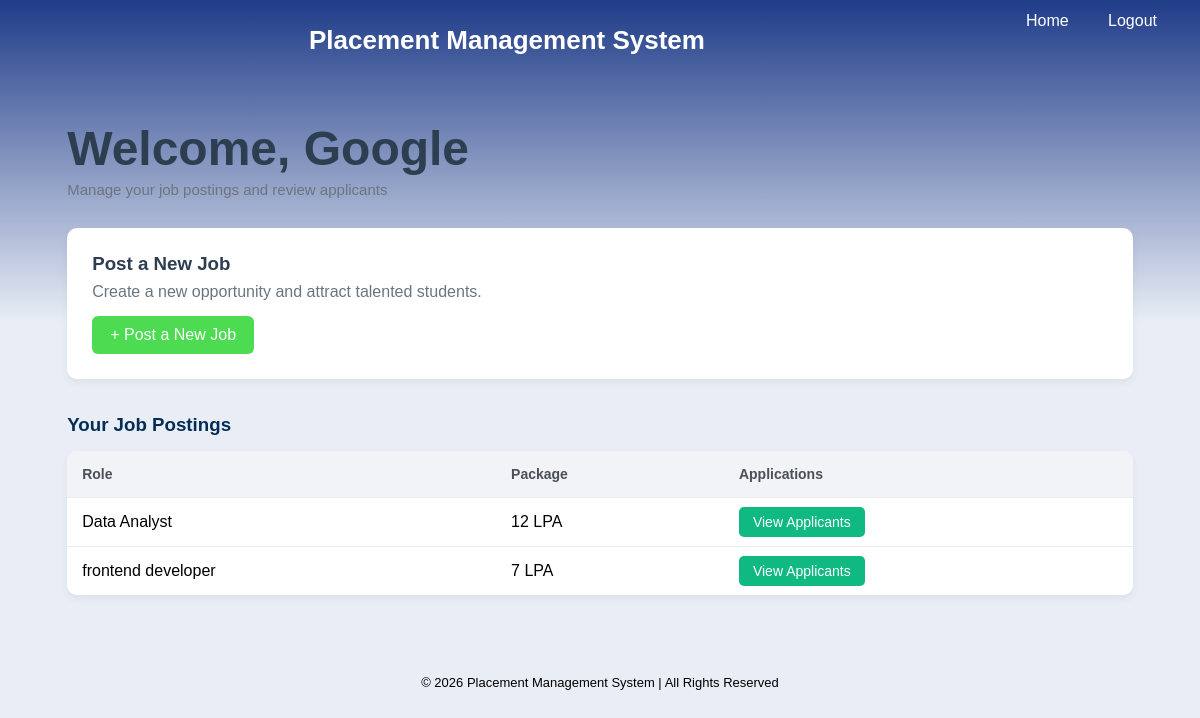
The app's page /company/dashboard/ (signed in) with its own data.
### pms_app/models.py (models this page shows, shortened)
class Company(models.Model):
    name = models.CharField(max_length=100)
    email = models.EmailField(unique=True)
    password = models.CharField(max_length=100)

class Job(models.Model):
    company = models.ForeignKey(Company, on_delete=models.CASCADE)
    role = models.CharField(max_length=100)
    package = models.IntegerField(help_text="Package in LPA")
    eligibility = models.CharField(max_length=200,blank=True, null=True)
    location = models.CharField(max_length=100,blank=True, null=True)
    job_mode = models.CharField(max_length=50,blank=True, null=True)

### pms_app/views.py (the view)
# urls.py: path('company/dashboard/', views.company_dashboard, name='company_dashboard'),
def company_dashboard(request):
    company_id = request.session.get('company_id')
    if not company_id:
        return redirect('company_login')
    company = Company.objects.get(id=company_id)
    jobs = Job.objects.filter(company=company)
    context = {
        'company': company,
        'jobs': jobs
    }
    return render(request, 'company/company_dashboard.html', context)

### templates/company/company_dashboard.html (shortened to what this page needs)
{% extends 'base.html' %}
{% block content %}
<div class="company-dashboard">
    <div class="company-header">
        <h2>Welcome, {{ company.name }}</h2>
        <p>Manage your job postings and review applicants</p>
    </div>
    <div class="post-job-card">
        <div class="post-job-content">
            <h3>Post a New Job</h3>
            <p>Create a new opportunity and attract talented students.</p>
            <a href="{% url 'post_job' %}" class="post-job-btn">
                + Post a New Job
            </a>
        </div>
    </div>
    <div class="jobs-section">
        <h3 class="section-title">Your Job Postings</h3>
        <div class="jobs-card">
            <table class="jobs-table">
                <thead>
                    <tr>
                        <th>Role</th>
                        <th>Package</th>
                        <th>Applications</th>
                    </tr>
                </thead>
                <tbody>
                {% for job in jobs %}
                    <tr>
                        <td>{{ job.role }}</td>
                        <td>{{ job.package }} LPA</td>
                        <td>
                            <a href="{% url 'view_applicants' job.id %}" class="view-btn">
                                View Applicants
                            </a>
                        </td>
                    </tr>
                {% empty %}
                    <tr>
                        <td colspan="3" class="no-data">
                            No jobs posted yet
                        </td>
                    </tr>
                {% endfor %}
                </tbody>
            </table>
        </div>
    </div>
</div>
{% endblock %}

### static/css/style.css (style rules this page uses)
* { margin-top: 0; padding: 0; box-sizing: border-box; font-family: Arial, Helvetica, sans-serif; }
body { background: linear-gradient(to bottom, #1f3c88 0%, #e9eef6 40%); min-height: 100vh; }

### templates/company/company_dashboard.html (style rules this page uses)
.company-dashboard { width:90%; max-width:1100px; margin:40px auto; }
.company-header { margin-bottom:30px; }
.company-header h2 { font-size:48px; color:#2c3e50; margin-bottom:5px; }
.company-header p { color:#6c757d; font-size:15px; }
.post-job-card { background:white; padding:25px; border-radius:10px; box-shadow:0 4px 10px rgba(0,0,0,0.05); margin-bottom:35px; }
.post-job-content h3 { margin-bottom:8px; color:#2c3e50; }
.post-job-content p { color:#6c757d; margin-bottom:15px; }
.post-job-btn { display:inline-block; background:#4cdb51; color:white; padding:10px 18px; border-radius:6px; text-decoration:none; font-weight:500; transition:0.3s; }
.section-title { margin-bottom:15px; color:#042d56; }
.jobs-card { background:white; border-radius:10px; box-shadow:0 4px 10px rgba(0,0,0,0.05); overflow:hidden; }
.jobs-table { width:100%; border-collapse:collapse; }
.jobs-table thead { background:#f1f3f7; }
.jobs-table th { text-align:left; padding:15px; font-size:14px; color:#495057; }
.jobs-table td { padding:15px; border-top:1px solid #eee; }
.view-btn { text-decoration:none; background:#10b981; color:white; padding:7px 14px; border-radius:5px; font-size:14px; transition:0.3s; }

### records on screen
Company: name "Google"
Job: role "Data Analyst", package "12"
Job: role "frontend developer", package "7"
